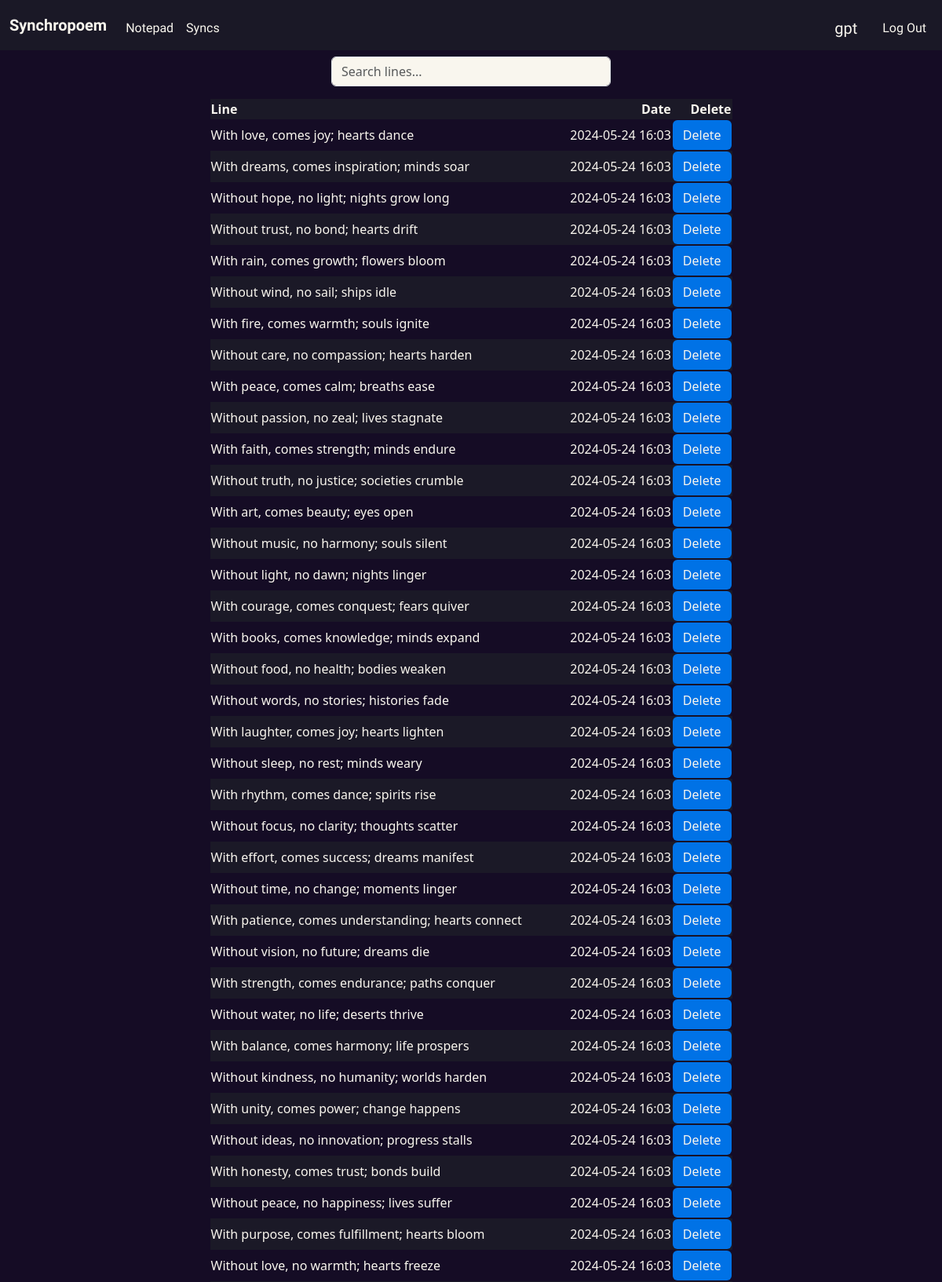
The page /notepad (signed in, upper part) on the database its author committed.
### tables this page shows
CREATE TABLE lines (
id INTEGER PRIMARY KEY AUTOINCREMENT NOT NULL,
user_id INT NOT NULL,
line TEXT NOT NULL,
date DATETIME NOT NULL,
FOREIGN KEY (user_id) REFERENCES users(id)
);

### app.py (the view, shortened to what this page needs)
@app.route("/notepad", methods=["GET", "POST"])
def notepad():
    user_data = db.execute("SELECT id, line, date FROM lines WHERE user_id = ? ORDER BY date", session["user_id"])
    return render_template("notepad.html", user_data=user_data)

### app.py (called while the page is built)
@app.after_request
def after_request(response):
    response.headers["Cache-Control"] = "no-cache, no-store, must-revalidate"
    response.headers["Expires"] = 0
    response.headers["Pragma"] = "no-cache"
    return response

@app.context_processor
def inject_user():
    return dict(username=session.get("username"))

### templates/notepad.html (shortened to what this page needs)
{% extends "layout.html" %}
{% block main %}
    <div class="row justify-content-center">
        <div class="col-4 mt-2">
            <input type="text" id="search-bar" class="form-control" placeholder="Search lines...">
        </div>
    </div>
    <div class="row justify-content-center">
        <table class="col-7 table-striped mt-3">
            <thead>
                <tr>
                    <th class="text-start" id="data-color">Line</th>
                    <th class="text-end" id="data-color">Date</th>
                    <th class="text-end" id="data-color">Delete</th>
                </tr>
            </thead>
            <tbody id="lines-table-body">
                {% for line in user_data %}
                    <tr>
                        <td class="text-start" id="data-color">{{ line.line }}</td>
                        <td class="text-end" id="data-color">{{ line.date }}</td>
                        <td class="text-end" id="data-color">
                            <form action="/notepad" method="post">
                                <button name="delete_line" type="submit" value="{{ line.id }}" class="btn">Delete</button>
                            </form>
                        </td>
                    </tr>
                {% endfor %}
            </tbody>
        </table>
    </div>
{% endblock %}

### templates/layout.html (shortened to what this page needs)
<!DOCTYPE html>
<html lang="en">
    <head>
        <link href="https://cdn.jsdelivr.net/npm/bootstrap@5.3.3/dist/css/bootstrap.min.css" rel="stylesheet">
        <link rel="stylesheet" href="https://cdn.jsdelivr.net/npm/bootstrap-icons@1.11.3/font/bootstrap-icons.min.css">
        <link href="/static/styles.css" rel="stylesheet">
    </head>
    <body>
        <header>
            <nav class="bg-dark bg-opacity-50 navbar navbar-expand-md py-2">
                <div class="container-fluid">
                    <a class="navbar-brand" href="/">Synchropoem</a>
                    <div class="collapse navbar-collapse" id="navbar">
                        {% if session["user_id"] %}
                            <ul class="navbar-nav me-auto mt-2">
                                <li class="nav-item"><a class="nav-link" href="/notepad">Notepad</a></li>
                                <li class="nav-item"><a class="nav-link" href="/syncs">Syncs</a></li>
                            </ul>
                            <ul class="navbar-nav ms-auto mt-2">
                                <li class="nav-item nav-link navbar-brand">{{ username }}</li>
                                <li class="nav-item"><a class="nav-link" href="/logout">Log Out</a></li>
                            </ul>
                        {% else %}
                            <ul class="navbar-nav ms-auto mt-2">
                                <li class="nav-item"><a class="nav-link" href="/register">Register</a></li>
                                <li class="nav-item"><a class="nav-link" href="/login">Log In</a></li>
                            </ul>
                        {% endif %}
                    </div>
                </div>
            </nav>
        </header>
        <main class="container d-block">
            {% block main %}{% endblock %}
        </main>
    </body>
</html>

### static/styles.css (style rules this page uses)
body { background-color: #150c25; }
.navbar-brand { color:#F9F6EE; font-family: "Karma", serif; font-weight: 600; font-style: normal; }
.nav-link { color:#F9F6EE; font-family: "Karma", serif; font-weight: 500; font-style: normal; }
.btn { color: #F9F6EE; background-color: #0072e6; }
.form-control { background-color:#F9F6EE; }
#data-color { color: #F9F6EE; }
.table-striped { background-color: #1b1927; }
.table-striped>tbody>tr:nth-child(odd)>td, .table-striped>tbody>tr:nth-child(odd)>th { background-color: #150c25; }

### rows shown on the page
lines: line "With love, comes joy; hearts dance", date "2024-05-24 16:03", {{ line.id }} 1 (drawn)
lines: line "With dreams, comes inspiration; minds soar", date "2024-05-24 16:03", {{ line.id }} 2 (drawn)
lines: line "Without hope, no light; nights grow long", date "2024-05-24 16:03", {{ line.id }} 3 (drawn)
lines: line "Without trust, no bond; hearts drift", date "2024-05-24 16:03", {{ line.id }} 4 (drawn)
lines: line "With rain, comes growth; flowers bloom", date "2024-05-24 16:03", {{ line.id }} 5 (drawn)
lines: line "Without wind, no sail; ships idle", date "2024-05-24 16:03", {{ line.id }} 6 (drawn)
lines: line "With fire, comes warmth; souls ignite", date "2024-05-24 16:03", {{ line.id }} 7 (drawn)
lines: line "Without care, no compassion; hearts harden", date "2024-05-24 16:03", {{ line.id }} 8 (drawn)
lines: line "With peace, comes calm; breaths ease", date "2024-05-24 16:03", {{ line.id }} 9 (drawn)
lines: line "Without passion, no zeal; lives stagnate", date "2024-05-24 16:03", {{ line.id }} 10 (drawn)
lines: line "With faith, comes strength; minds endure", date "2024-05-24 16:03", {{ line.id }} 11 (drawn)
lines: line "Without truth, no justice; societies crumble", date "2024-05-24 16:03", {{ line.id }} 12 (drawn)
lines: line "With art, comes beauty; eyes open", date "2024-05-24 16:03", {{ line.id }} 13 (drawn)
lines: line "Without music, no harmony; souls silent", date "2024-05-24 16:03", {{ line.id }} 14 (drawn)
lines: line "Without light, no dawn; nights linger", date "2024-05-24 16:03", {{ line.id }} 15 (drawn)
lines: line "With courage, comes conquest; fears quiver", date "2024-05-24 16:03", {{ line.id }} 16 (drawn)
lines: line "With books, comes knowledge; minds expand", date "2024-05-24 16:03", {{ line.id }} 17 (drawn)
lines: line "Without food, no health; bodies weaken", date "2024-05-24 16:03", {{ line.id }} 18 (drawn)
lines: line "Without words, no stories; histories fade", date "2024-05-24 16:03", {{ line.id }} 19 (drawn)
lines: line "With laughter, comes joy; hearts lighten", date "2024-05-24 16:03", {{ line.id }} 20 (drawn)
lines: line "Without sleep, no rest; minds weary", date "2024-05-24 16:03", {{ line.id }} 21 (drawn)
lines: line "With rhythm, comes dance; spirits rise", date "2024-05-24 16:03", {{ line.id }} 22 (drawn)
lines: line "Without focus, no clarity; thoughts scatter", date "2024-05-24 16:03", {{ line.id }} 23 (drawn)
lines: line "With effort, comes success; dreams manifest", date "2024-05-24 16:03", {{ line.id }} 24 (drawn)
lines: line "Without time, no change; moments linger", date "2024-05-24 16:03", {{ line.id }} 25 (drawn)
lines: line "With patience, comes understanding; hearts connect", date "2024-05-24 16:03", {{ line.id }} 26 (drawn)
lines: line "Without vision, no future; dreams die", date "2024-05-24 16:03", {{ line.id }} 27 (drawn)
lines: line "With strength, comes endurance; paths conquer", date "2024-05-24 16:03", {{ line.id }} 28 (drawn)
lines: line "Without water, no life; deserts thrive", date "2024-05-24 16:03", {{ line.id }} 29 (drawn)
lines: line "With balance, comes harmony; life prospers", date "2024-05-24 16:03", {{ line.id }} 30 (drawn)
lines: line "Without kindness, no humanity; worlds harden", date "2024-05-24 16:03", {{ line.id }} 31 (drawn)
lines: line "With unity, comes power; change happens", date "2024-05-24 16:03", {{ line.id }} 32 (drawn)
lines: line "Without ideas, no innovation; progress stalls", date "2024-05-24 16:03", {{ line.id }} 33 (drawn)
lines: line "With honesty, comes trust; bonds build", date "2024-05-24 16:03", {{ line.id }} 34 (drawn)
lines: line "Without peace, no happiness; lives suffer", date "2024-05-24 16:03", {{ line.id }} 35 (drawn)
lines: line "With purpose, comes fulfillment; hearts bloom", date "2024-05-24 16:03", {{ line.id }} 36 (drawn)
lines: line "Without love, no warmth; hearts freeze", date "2024-05-24 16:03", {{ line.id }} 37 (drawn)

### other values the page prints
{{ username }} "gpt"
